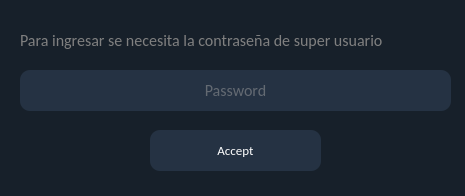
<?xml version="1.0" encoding="UTF-8"?>
<ui version="4.0">
 <class>MainWindow</class>
 <widget class="QMainWindow" name="MainWindow">
  <property name="geometry">
   <rect>
    <x>0</x>
    <y>0</y>
    <width>465</width>
    <height>196</height>
   </rect>
  </property>
  <property name="windowTitle">
   <string>Advertencia</string>
  </property>
  <property name="windowIcon">
   <iconset>
    <normaloff>Icons/adv.ico</normaloff>Icons/adv.ico</iconset>
  </property>
  <property name="styleSheet">
   <string notr="true">background-color:rgb(23, 32, 42);
color:white;</string>
  </property>
  <widget class="QWidget" name="centralwidget">
   <widget class="QLineEdit" name="text_cont">
    <property name="geometry">
     <rect>
      <x>20</x>
      <y>70</y>
      <width>431</width>
      <height>41</height>
     </rect>
    </property>
    <property name="font">
     <font>
      <family>Calibri</family>
      <pointsize>12</pointsize>
     </font>
    </property>
    <property name="styleSheet">
     <string notr="true">background-color:rgb(37, 50, 67);color:rgb(162, 162, 162);
border-radius:10px;</string>
    </property>
    <property name="maxLength">
     <number>15</number>
    </property>
    <property name="echoMode">
     <enum>QLineEdit::Password</enum>
    </property>
    <property name="alignment">
     <set>Qt::AlignCenter</set>
    </property>
    <property name="placeholderText">
     <string>Password</string>
    </property>
   </widget>
   <widget class="QLabel" name="label">
    <property name="geometry">
     <rect>
      <x>20</x>
      <y>20</y>
      <width>421</width>
      <height>41</height>
     </rect>
    </property>
    <property name="font">
     <font>
      <family>Calibri</family>
      <pointsize>12</pointsize>
     </font>
    </property>
    <property name="styleSheet">
     <string notr="true">color:gray;</string>
    </property>
    <property name="text">
     <string>&lt;html&gt;&lt;head/&gt;&lt;body&gt;&lt;p&gt;Para ingresar se necesita la contraseña de super usuario&lt;/p&gt;&lt;/body&gt;&lt;/html&gt;</string>
    </property>
   </widget>
   <widget class="QPushButton" name="btn_aceppt">
    <property name="geometry">
     <rect>
      <x>150</x>
      <y>130</y>
      <width>171</width>
      <height>41</height>
     </rect>
    </property>
    <property name="font">
     <font>
      <family>Calibri</family>
      <pointsize>10</pointsize>
     </font>
    </property>
    <property name="cursor">
     <cursorShape>PointingHandCursor</cursorShape>
    </property>
    <property name="styleSheet">
     <string notr="true">QPushButton{
background-color:rgb(37, 50, 67);color:white;
border-radius:10px;
}

QPushButton:hover{
background-color:rgb(159, 159, 159);

}</string>
    </property>
    <property name="text">
     <string>Accept</string>
    </property>
   </widget>
  </widget>
  <widget class="QStatusBar" name="statusbar"/>
 </widget>
 <resources/>
 <connections/>
</ui>
